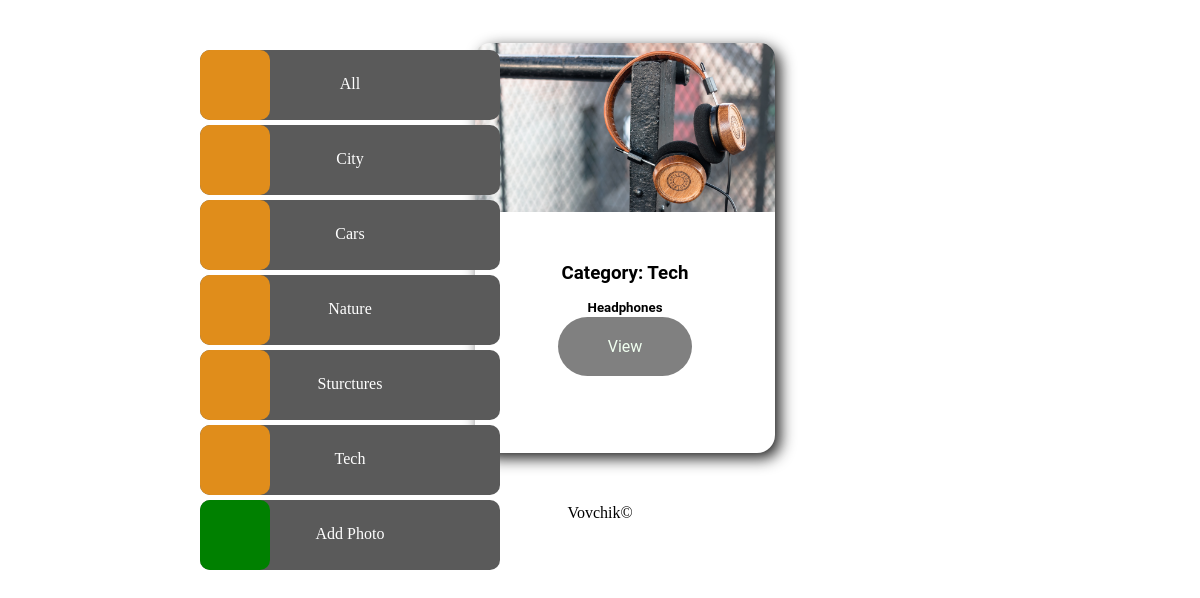
Screenshot of /?category=Tech with the database file from the repository.
### base/models.py (models this page shows, shortened)
class Category(models.Model):
    name = models.CharField(max_length=128, null=False, blank=False)
    class Meta:
        verbose_name = ("Category")
        verbose_name_plural = ("Categories")

class Photo(models.Model):
    category = models.ForeignKey(Category, on_delete=models.SET_NULL, null=True, blank=True)
    image = models.ImageField(null=False, blank=False)
    description = models.TextField()
    class Meta:
        verbose_name = ("Photo")
        verbose_name_plural = ("Photos")

### base/views.py (the view)
# urls.py: path('', index, name='index'),
def index(request):
    category = request.GET.get('category')
    if category is None:
        images = Photo.objects.all()
    else:
        images = Photo.objects.filter(category__name=category)
    categories = Category.objects.all()
    context = {'categories': categories, 'images': images}
    return render(request, 'base/index.html', context)

### base/templates/base/index.html (shortened to what this page needs)
{% load static %}
<!DOCTYPE html>
<html lang="en">
  <head>
    <link rel="stylesheet" href="{% static '\base\css\card.css' %}" />
    <link rel="stylesheet" href="{% static '\base\css\style.css' %}" />
  </head>
  <body>
    <div class="container">
      <div class="left-container">
        <div>
          <ul class="categories">
            <li class="var_nav">
              <div class="link_bg"></div>
              <div class="link_title">
                <a href="{% url 'index' %}"><span>All</span></a>
              </div>
            </li>
            {% for category in categories %}
            <li class="var_nav">
              <div class="link_bg"></div>
              <div class="link_title">
                <a href="{% url 'index' %}?category={{ category.name }}"><span>{{ category.name }}</span></a>
              </div>
            </li>
            {% endfor %}
            <li class="var_nav">
              <div class="link_bg col"></div>
              <div class="link_title">
                <a href="{% url 'add_photo' %}"><span>Add Photo</span></a>
              </div>
            </li>
          </ul>
        </div>
      </div>
      <div class="right-container">
        {% for image in images %}
        <div class="card">
          <img class="card-image" src="{{ image.image.url }}" />
          <div class="card-text-category">
            <h3>Category: {{ image.category.name }}</h3>
          </div>
          <div class="card-text-description">
            <h5>{{ image.description | truncatewords:15}}</h5>
            <div class="card-button-block">
              <a class="card-button" href="{% url 'card_view' image.id %}">View</a>
            </div>
          </div>
        </div>
        {% empty %}
        <h1>No photos here!</h1>
        {% endfor %}
      </div>
    </div>
    <footer>
      <p>Vovchik&copy</p>
    </footer>
  </body>
</html>

### base/static/base/css/card.css (style rules this page uses)
.card { display: grid; grid-template-columns: 300px; grid-template-rows: 200px 30px 150px 30px; grid-template-areas: "image" "category" "description" "button"; font-family: roboto; border-radius: 18px; background: white; box-shadow: 5px 5px 15px rgba(0, 0, 0, 0.9); text-align: center; transition: 0.5s ease; margin: 10px; }
.card-image { max-height: 200px; max-width: 300px; object-fit: cover; background-size: cover; grid-area: image; border-top-left-radius: 15px; border-top-right-radius: 15px; }
.card-text-category { grid-area: category; margin-left: 5px; margin-right: 5px; }
.card-text-description { grid-area: description; margin: 5px; }
.card-button-block { grid-area: button; }
.card-button { text-decoration: none; padding: 20px 50px; font-style: 1.25rem; background: grey; color: honeydew; border-radius: 30px; }

### base/static/base/css/style.css (style rules this page uses)
body { display: flex; flex-direction: column; justify-content: center; }
.container { display: flex; max-width: 1440px; margin: 0 auto; }
.left-container { display: flex; justify-content: center; align-items: center; margin: 25px; flex: 1; }
.right-container { margin: 25px; justify-content: space-evenly; flex: 3; display: flex; flex-wrap: wrap; }
.categories { position: fixed; top: 50px; left: 200px; }
footer { margin: 0 auto; }
ul { margin: 0; padding: 0; list-style-type: none; backface-visibility: hidden; }
.var_nav { border-radius: 10px; position: relative; background: #5a5a5a; width: 300px; height: 70px; margin-bottom: 5px; }
.link_bg { border-radius: 10px; width: 70px; height: 70px; position: absolute; background: #e08d1b; color: #fff; z-index: 2; }
.link_title { position: absolute; width: 100%; z-index: 3; }
.col { background: green; }
.link_title > a { display: block; position: absolute; text-decoration: none; color: #fff; width: 100%; height: 70px; text-align: center; }
span { margin-top: 25px; display: block; }

### rows the page displays
Category: name "City"
Category: name "Cars"
Category: name "Nature"
Category: name "Sturctures"
Category: name "Tech"
Photo: image (picture), category.name "Tech", description "Headphones"
